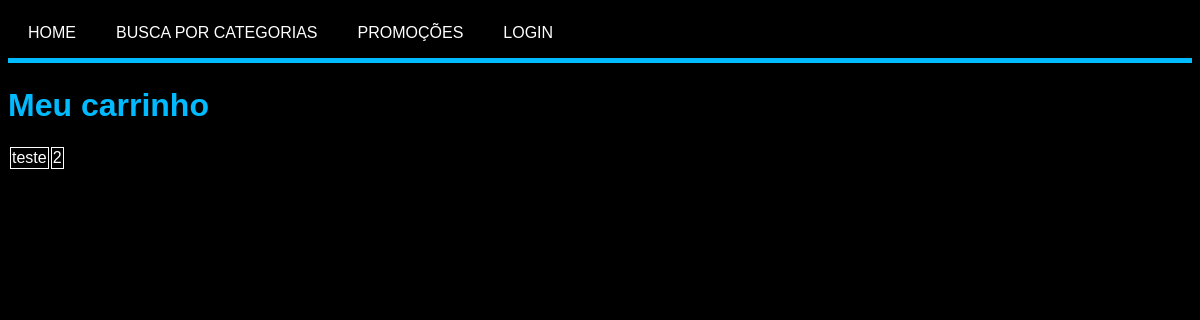
The page /loja/cart/ALEX on the database as committed earlier.
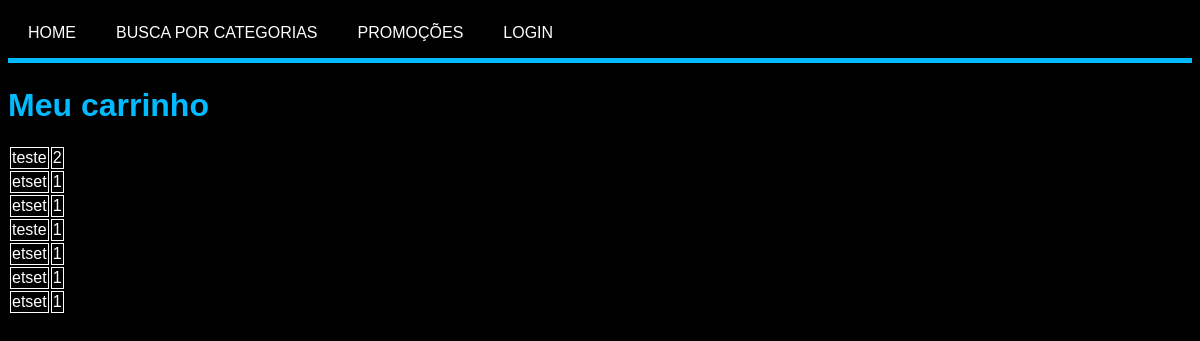
The same page on the database as committed later.
### loja/models.py (models this page shows, shortened)
class Cart(models.Model):
    id = models.BigAutoField(primary_key=True)
    username = models.ForeignKey(User, on_delete=models.CASCADE)
    produtos_id = models.ForeignKey(Produto, on_delete = models.CASCADE)
    qtd = models.IntegerField(default=1)

class Produto(models.Model):
    CATEGORIAS = (
        ('1', 'Processadores'),
        ('2', 'RAM'),
        ('3', 'Placas-Mãe'),
        ('4', 'Air Cooler'),
        ('5', 'Water Cooler'),
        ('6', 'Periféricos'),
    )
    id = models.BigAutoField(primary_key=True)
    nome = models.CharField(max_length=140)
    marca = models.CharField(max_length=140)
    categoria = models.CharField(max_length=140, choices = CATEGORIAS)
    qtd = models.IntegerField()
    preço = models.FloatField()
    prod_img = models.ImageField("Product Image", upload_to='loja/static/loja/images', null=True)
    descricao = models.TextField()
    def __str__(self):
        return self.nome

### loja/views.py (the view)
# urls.py: path('cart/<str:username>', views.cart, name='cart'),
def cart(request, username):
    u = User.objects.get(username=username)
    cart = Cart.objects.filter(username = u)
    template = loader.get_template('loja/cart.html')
    context = {
        'cart': cart,
    }
    return HttpResponse(template.render(context, request))

### loja/templates/loja/cart.html
{% extends "loja/base_generic.html" %}
{% load static %}
{% block content %}
<h1>Meu carrinho</h1>
<table>
{% if cart %}
    {% for produto in cart %}
    <tr>
        <td>{{produto.produtos_id}}</td>
        <td>{{produto.qtd}}</td>
    </tr>
    {% endfor %}
</table>
{% else %}
    <p>Não há produtos.</p>
{% endif %}
{% endblock %}

### loja/templates/loja/base_generic.html (shortened to what this page needs)
<!DOCTYPE html>
{% load static %}
<link rel="stylesheet" href="{% static 'loja/css/style.css' %}">
<html lang="pt-BR">
<body>
<div class="menu">
<a class="botao" href="\loja"> HOME </a>
<a class="botao" href="\loja\categorias"> BUSCA POR CATEGORIAS </a>
<a class="botao" href="\loja\promocoes"> PROMOÇÕES </a>
{% if user.is_authenticated %}
<a class="botao" href="\loja\perfil">
    OLÁ, {{ user.username }}!
    <a class="botao" href="\loja\cart\{{ user.username }}"> MEU CARRINHO </a>
</a>
  {% else %}
    <a class="botao" href="{% url 'login' %}">LOGIN
    </a>
  {% endif %}
</div>
<div class="content">
{% block content %}
{% endblock %}
</div>
</body>
</html>

### loja/static/loja/css/style.css (style rules this page uses)
* { font-family: 'Franklin Gothic Medium', 'Arial Narrow', Arial, sans-serif; }
body { background-color: black; color:white; }
.botao { width:auto; height: auto; background-color: black; display: inline-block; line-height: 50px; text-align: center; align-items: center; font-family: Arial, Helvetica, sans-serif; color: white; padding-left: 20px; padding-right: 20px; }
a { text-decoration: none; color:#b6b6b6; font-size: medium; }
.menu { width: 100%; height: 50px; background-color: black; display: flex; border-bottom: #00bbff 5px solid; margin-bottom: 2%; }
h1 { color: #00bbff; font-family: Arial, Helvetica, sans-serif; }
.content { width: 100%; }
tr, td { border: 1px solid white; }

Rows that differ between the two databases and show on the page:
added Cart: produtos_id "etset", qtd "1"
added Cart: produtos_id "etset", qtd "1"
added Cart: produtos_id "teste", qtd "1"
added Cart: produtos_id "etset", qtd "1"
added Cart: produtos_id "etset", qtd "1"
added Cart: produtos_id "etset", qtd "1"
